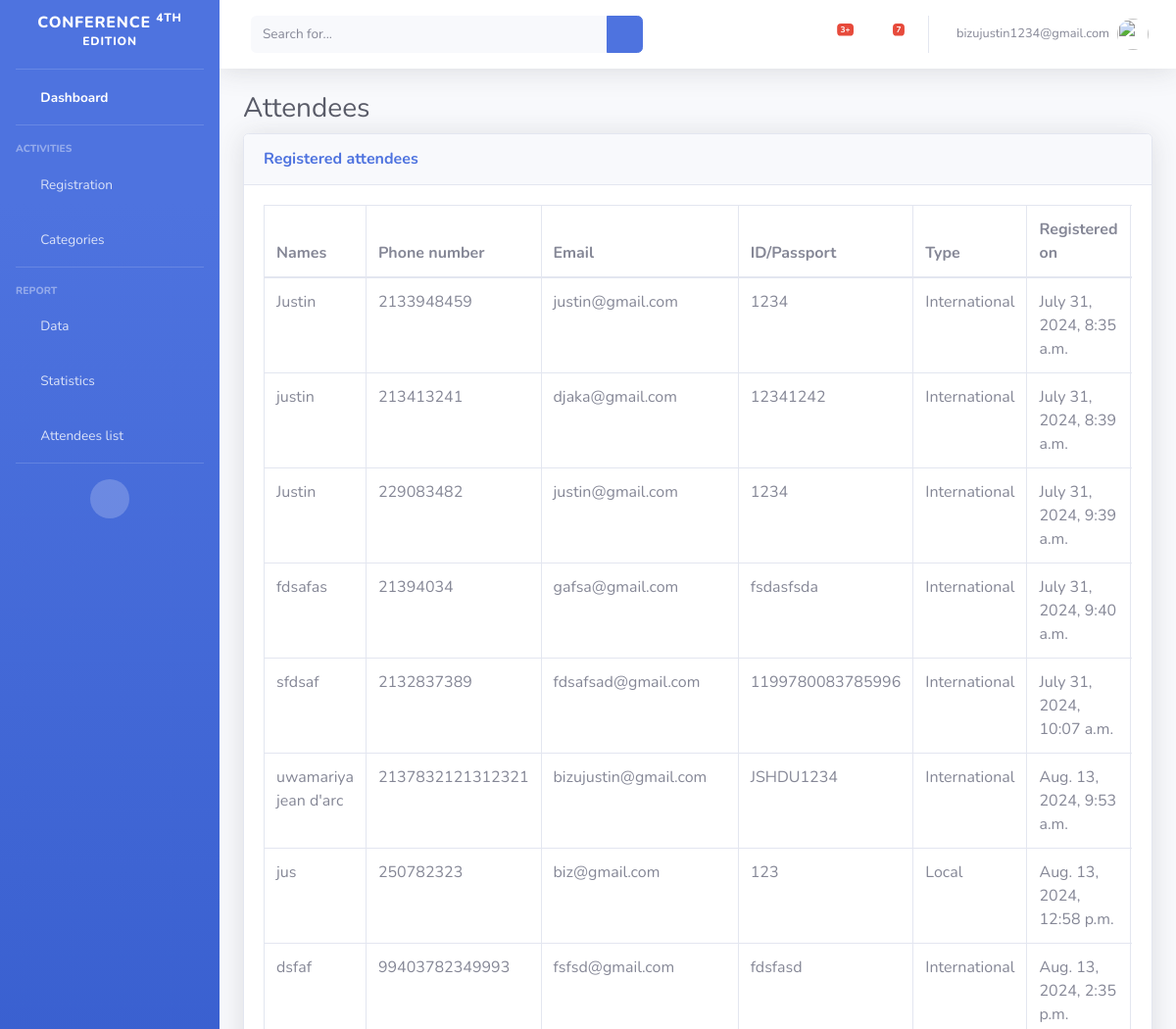
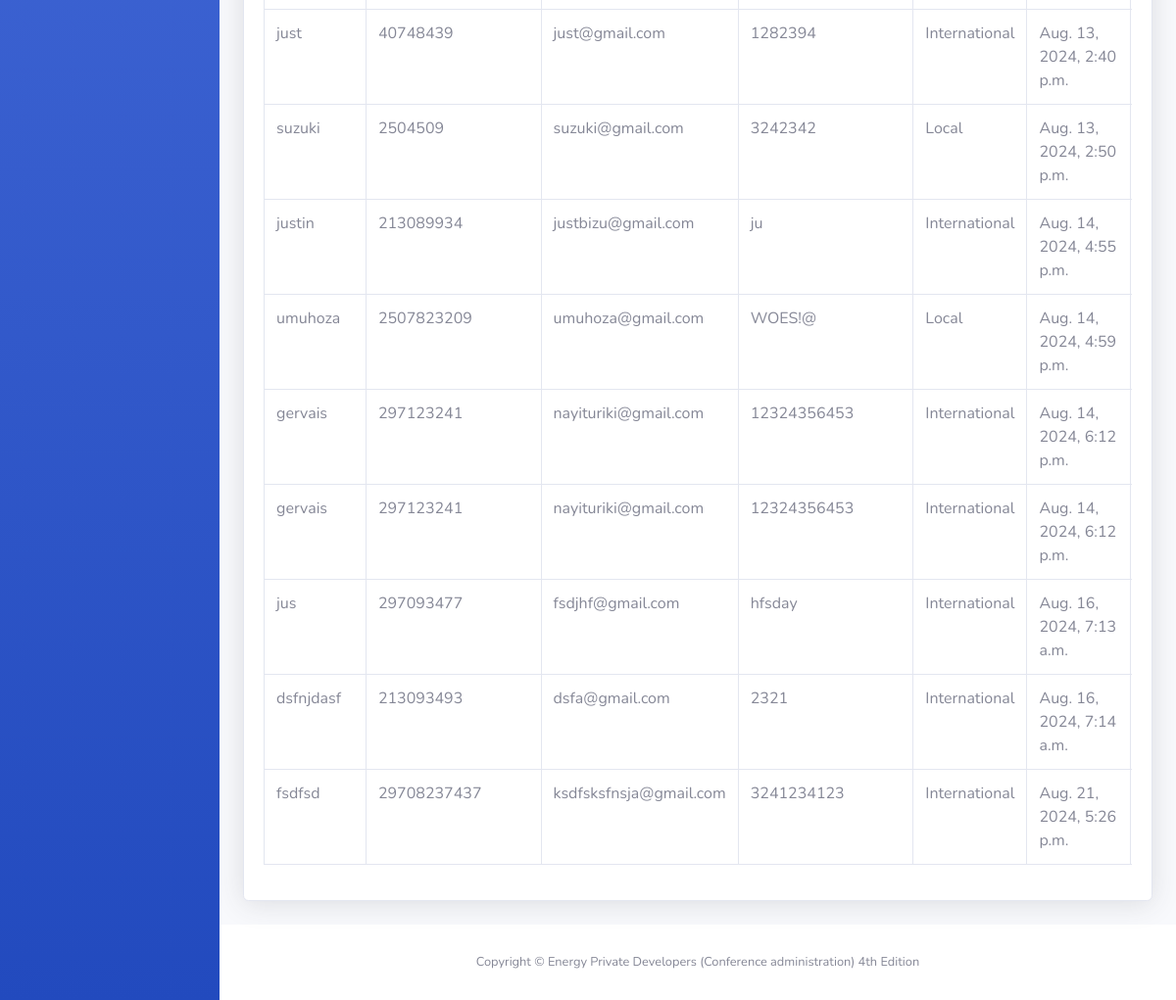
/administration/attendees (signed in), run on the app's committed database (2 pictures, top to bottom).
### conference_planning/models.py (models this page shows, shortened)
class Attendees(models.Model):
    class AttendeeType(models.TextChoices):
        LOCAL = "Local", "Local"
        INTERNATIONAL = "International", "International"
        STUDENT = "Student", "Student"
    STATUS_CHOICES = [
        ('organizer', 'Organizer'),
        ('delegate', 'Delegate'),
        ('exhibitor', 'Exhibitor'),
        ('student', 'Student'),
        ('media', 'Media')
    ]
    names = models.CharField(max_length=250)
    email = models.EmailField()
    identity = models.CharField(max_length=50)
    phone = models.CharField(max_length=20)
    country = models.CharField(max_length=100)
    organization = models.CharField(max_length=100, null=True, blank=True)
    university = models.CharField(max_length=100, null=True, blank=True)
    student_number = models.CharField(max_length=50, null=True, blank=True)
    category = models.CharField(max_length=100, choices=STATUS_CHOICES, default='choose your category')
    attendee_type = models.CharField(max_length=30, choices=AttendeeType.choices, default=AttendeeType.LOCAL, unique=False)
    registered_on = models.DateTimeField(auto_now_add=True)
    STATUS_CHOICES = [
        ('unpaid', 'Unpaid'),
        ('paid', 'Paid'),
    ]
    status = models.CharField(
        max_length=100,
        choices=STATUS_CHOICES,
        default='unpaid',
    )
    class Meta:
        verbose_name_plural = 'Attendees'

### conference_planning/views.py (the view)
# urls.py: path('attendees', views.attendees, name="attendees"),
@login_required
def attendees(request):
    attendees_list = Attendees.objects.all().order_by('id')
    context = {'attendees': attendees_list}
    return render(request, 'conference_planning/administration/attends.html', context)

### conference_planning/templates/conference_planning/administration/attends.html (shortened to what this page needs)
{% load static %}
<!DOCTYPE html>
<html lang="en">
<head>
    <link href="{% static 'administration/vendor/fontawesome-free/css/all.min.css' %}" rel="stylesheet" type="text/css">
    <link href="{% static 'administration/css/sb-admin-2.min.css' %}" rel="stylesheet">
</head>
<body id="page-top">
 <div id="wrapper">
    <ul class="navbar-nav bg-gradient-primary sidebar sidebar-dark accordion" id="accordionSidebar">
        <a class="sidebar-brand d-flex align-items-center justify-content-center" href="{% url 'administration:dashboard' %}">
            <div class="sidebar-brand-text mx-3">Conference <sup>4Th Edition</sup></div>
        </a>
        <hr class="sidebar-divider my-0">
        <li class="nav-item active">
            <a class="nav-link" href="{% url 'administration:dashboard' %}">
                <i class="fas fa-fw fa-tachometer-alt"></i>
                <span>Dashboard</span></a>
        </li>
        <hr class="sidebar-divider">
        <div class="sidebar-heading">
            Activities
        </div>
        <li class="nav-item">
            <a class="nav-link collapsed" href="#" data-toggle="collapse" data-target="#collapseTwo"
                aria-expanded="true" aria-controls="collapseTwo">
                <i class="fas fa-fw fa-cog"></i>
                <span>Registration</span>
            </a>
        </li>
        <li class="nav-item">
            <a class="nav-link collapsed" href="#" data-toggle="collapse" data-target="#collapseUtilities"
                aria-expanded="true" aria-controls="collapseUtilities">
                <i class="fas fa-fw fa-wrench"></i>
                <span>Categories</span>
            </a>
        </li>
        <hr class="sidebar-divider">
        <div class="sidebar-heading">
            Report
        </div>
        <li class="nav-item">
            <a class="nav-link collapsed" href="#" data-toggle="collapse" data-target="#collapsePages"
                aria-expanded="true" aria-controls="collapsePages">
                <i class="fas fa-fw fa-folder"></i>
                <span>Data</span>
            </a>
        </li>
        <li class="nav-item">
            <a class="nav-link" href="#">
                <i class="fas fa-fw fa-chart-area"></i>
                <span>Statistics</span></a>
        </li>
        <li class="nav-item">
            <a class="nav-link" href="{% url 'administration:attendees' %}">
                <i class="fas fa-fw fa-table"></i>
                <span>Attendees list</span></a>
        </li>
        <hr class="sidebar-divider d-none d-md-block">
        <div class="text-center d-none d-md-inline">
            <button class="rounded-circle border-0" id="sidebarToggle"></button>
        </div>
    </ul>
        <div id="content-wrapper" class="d-flex flex-column">
            <div id="content">
                <nav class="navbar navbar-expand navbar-light bg-white topbar mb-4 static-top shadow">
                    <form
                        class="d-none d-sm-inline-block form-inline mr-auto ml-md-3 my-2 my-md-0 mw-100 navbar-search">
                        <div class="input-group">
                            <input type="text" class="form-control bg-light border-0 small" placeholder="Search for..."
                                aria-label="Search" aria-describedby="basic-addon2">
                            <div class="input-group-append">
                                <button class="btn btn-primary" type="button">
                                    <i class="fas fa-search fa-sm"></i>
                                </button>
                            </div>
                        </div>
                    </form>
                    <ul class="navbar-nav ml-auto">
                        <li class="nav-item dropdown no-arrow mx-1">
                            <a class="nav-link dropdown-toggle" href="#" id="alertsDropdown" role="button"
                                data-toggle="dropdown" aria-haspopup="true" aria-expanded="false">
                                <i class="fas fa-bell fa-fw"></i>
                                <span class="badge badge-danger badge-counter">3+</span>
                            </a>
                        </li>
                        <li class="nav-item dropdown no-arrow mx-1">
                            <a class="nav-link dropdown-toggle" href="#" id="messagesDropdown" role="button"
                                data-toggle="dropdown" aria-haspopup="true" aria-expanded="false">
                                <i class="fas fa-envelope fa-fw"></i>
                                <span class="badge badge-danger badge-counter">7</span>
                            </a>
                        </li>
                        <li class="nav-item dropdown no-arrow">
                            <a class="nav-link dropdown-toggle" href="#" id="userDropdown" role="button"
                                data-toggle="dropdown" aria-haspopup="true" aria-expanded="false">
                                <span class="mr-2 d-none d-lg-inline text-gray-600 small">{{ user.email }}</span>
                                <img class="img-profile rounded-circle"
                                    src="{% static 'administration/img/undraw_profile.svg' %}">
                            </a>
                        </li>
                    </ul>
                </nav>
                <div class="container-fluid">
                    <h1 class="h3 mb-2 text-gray-800">Attendees</h1>
                    <div class="card shadow mb-4">
                        <div class="card-header py-3">
                            <h6 class="m-0 font-weight-bold text-primary">Registered attendees</h6>
                        </div>
                        <div class="card-body">
                            <div class="table-responsive">
                                <table class="table table-bordered" id="dataTable" width="100%" cellspacing="0">
                                    <thead>
                                        <tr>
                                            <th>Names</th>
                                            <th>Phone number</th>
                                            <th>Email</th>
                                            <th>ID/Passport</th>
                                            <th>Type</th>
                                            <th>Registered on</th>
                                        </tr>
                                    </thead>
                                    <tbody>
                                        {% for attendee in attendees %}
                                        <tr>
                                            <td>{{ attendee.names }}</td>
                                            <td>{{ attendee.phone }}</td>
                                            <td>{{ attendee.email }}</td>
                                            <td>{{ attendee.identity }}</td>
                                            <td>{{ attendee.attendee_type }}</td>
                                            <td>{{ attendee.registered_on }}</td>
                                        </tr>
                                        {% endfor %}
                                    </tbody>
                                </table>
                            </div>
                        </div>
                    </div>
                </div>
            </div>
            <footer class="sticky-footer bg-white">
                <div class="container my-auto">
                    <div class="copyright text-center my-auto">
                        <span>Copyright &copy; Energy Private Developers (Conference administration) 4th Edition</span>
                    </div>
                </div>
            </footer>
        </div>
    </div>
</body>
</html>

### data on the page
Attendees: names "Justin", phone "2133948459", email "justin@gmail.com", identity "1234", attendee_type "International", registered_on "July 31, 2024, 8:35 a.m."
Attendees: names "justin", phone "213413241", email "djaka@gmail.com", identity "12341242", attendee_type "International", registered_on "July 31, 2024, 8:39 a.m."
Attendees: names "Justin", phone "229083482", email "justin@gmail.com", identity "1234", attendee_type "International", registered_on "July 31, 2024, 9:39 a.m."
Attendees: names "fdsafas", phone "21394034", email "gafsa@gmail.com", identity "fsdasfsda", attendee_type "International", registered_on "July 31, 2024, 9:40 a.m."
Attendees: names "sfdsaf", phone "2132837389", email "fdsafsad@gmail.com", identity "1199780083785996", attendee_type "International", registered_on "July 31, 2024, 10:07 a.m."
Attendees: names "uwamariya jean d'arc", phone "2137832121312321", email "bizujustin@gmail.com", identity "JSHDU1234", attendee_type "International", registered_on "Aug. 13, 2024, 9:53 a.m."
Attendees: names "jus", phone "250782323", email "biz@gmail.com", identity "123", attendee_type "Local", registered_on "Aug. 13, 2024, 12:58 p.m."
Attendees: names "dsfaf", phone "99403782349993", email "fsfsd@gmail.com", identity "fdsfasd", attendee_type "International", registered_on "Aug. 13, 2024, 2:35 p.m."
Attendees: names "just", phone "40748439", email "just@gmail.com", identity "1282394", attendee_type "International", registered_on "Aug. 13, 2024, 2:40 p.m."
Attendees: names "suzuki", phone "2504509", email "suzuki@gmail.com", identity "3242342", attendee_type "Local", registered_on "Aug. 13, 2024, 2:50 p.m."
Attendees: names "justin", phone "213089934", email "justbizu@gmail.com", identity "ju", attendee_type "International", registered_on "Aug. 14, 2024, 4:55 p.m."
Attendees: names "umuhoza", phone "2507823209", email "umuhoza@gmail.com", identity "WOES!@", attendee_type "Local", registered_on "Aug. 14, 2024, 4:59 p.m."
Attendees: names "gervais", phone "297123241", email "nayituriki@gmail.com", identity "12324356453", attendee_type "International", registered_on "Aug. 14, 2024, 6:12 p.m."
Attendees: names "gervais", phone "297123241", email "nayituriki@gmail.com", identity "12324356453", attendee_type "International", registered_on "Aug. 14, 2024, 6:12 p.m."
Attendees: names "jus", phone "297093477", email "fsdjhf@gmail.com", identity "hfsday", attendee_type "International", registered_on "Aug. 16, 2024, 7:13 a.m."
Attendees: names "dsfnjdasf", phone "213093493", email "dsfa@gmail.com", identity "2321", attendee_type "International", registered_on "Aug. 16, 2024, 7:14 a.m."
Attendees: names "fsdfsd", phone "29708237437", email "ksdfsksfnsja@gmail.com", identity "3241234123", attendee_type "International", registered_on "Aug. 21, 2024, 5:26 p.m."

### other printed values
{{ user.email }} "bizujustin1234@gmail.com"
